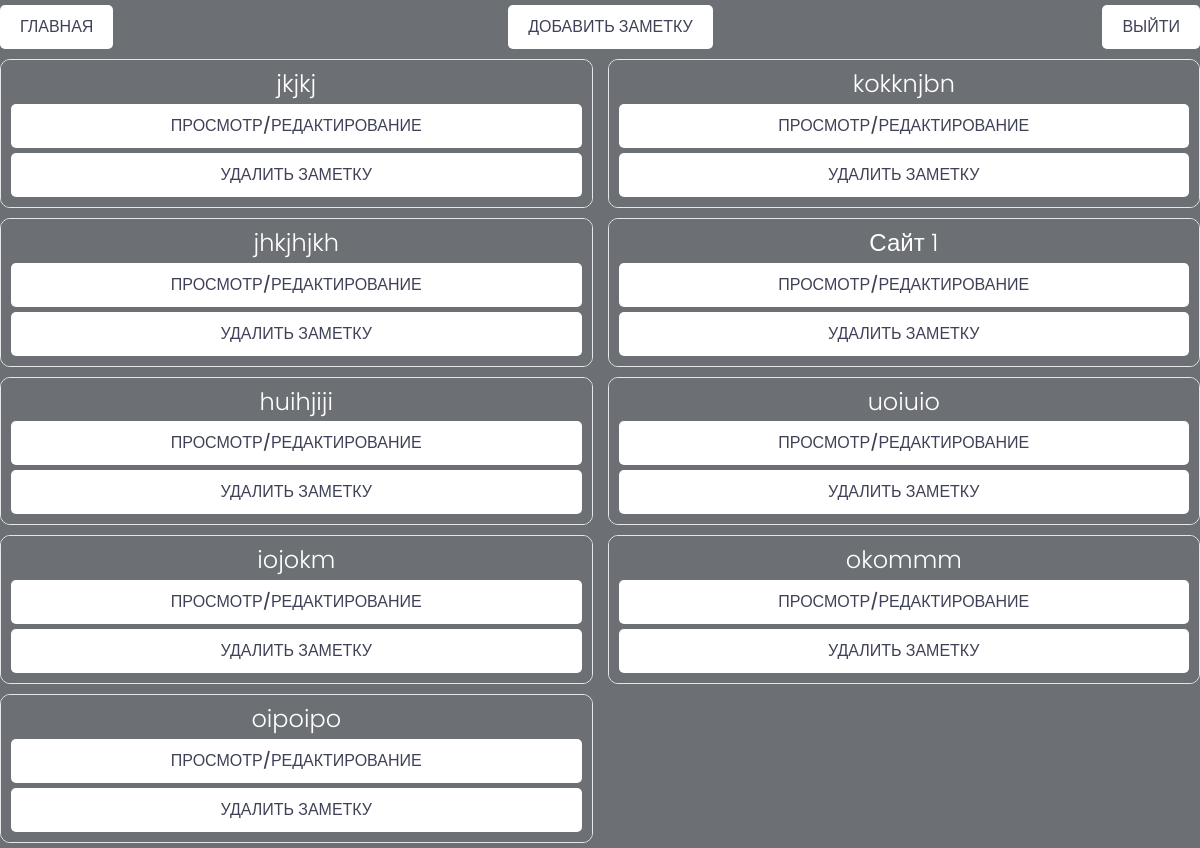
The app's page / (signed in) with its own data.
### bank/models.py (models this page shows, shortened)
class Password(models.Model):
    owner = models.ForeignKey(Profile, on_delete=models.CASCADE)
    title = models.CharField(max_length=200)
    password = models.TextField(max_length=200)

### bank/views.py (the view)
# urls.py: path('', views.bank, name='bank'),
@login_required(login_url="login")
def bank(request):
    prof = request.user.profile
    passwords = prof.password_set.all()
    context = {
        'prof': prof,
        'passwords': passwords,
    }
    return render(request, "bank/index.html", context)

### bank/templates/bank/index.html
{% extends 'bank/base.html' %}
{% load static %}
{% block content %}
{% if passwords %}
<div class="row">
    {% for password in passwords %}
    <div class="col-sm-6 mb-3 mb-sm-0">
        <div class="card">
            <div class="card-body">
                <h5 class="card-title">{{ password.title }}</h5>
                <a href="{% url 'change-key' password.id %}" class="btn btn-primary btnkey simplebtn">ПРОСМОТР/РЕДАКТИРОВАНИЕ</a>
                <a href="{% url 'delete-key' password.id %}" class="btn btn-primary btnkey red delete">УДАЛИТЬ ЗАМЕТКУ</a>
            </div>
        </div>
    </div>
    {% endfor %}
</div>
{% else %}
<h1 class="mb-5 first_text">ДОБАВЬТЕ СВОИ НОВЫЕ ЗАМЕТКИ.</h1>
{% endif %}
{% endblock %}

### bank/static/styles/bank.css (style rules this page uses)
* { text-decoration: none; box-sizing: border-box; background-color: #6c7074 !important; }
.btn { background-color: #FFF !important; outline-color: transparent; }
.body, .row { background-color: #6c7074 !important; }
a { font-size: 20px; margin: 0px; display: block; border: 0px; }
.card-body { background-color: #6c7074; }
h2, p, label, h5 { color: #FFF !important; text-align: center; }
.delete { width: 100px; margin-top: 5px; }
.btnkey { width: 100% !important; }

### bank/static/uikit/styles/modules/_variables.css (style rules this page uses)
:root { --color-main: #5aa5b9; --color-main-light: #e6faff; --color-sub: #3f4156; --color-sub-light: #51546e; --color-sub-lighter: #ededfd; --color-text: #737373; --color-gray: #8b8b8b; --color-light: #e5e7eb; --color-light-gray: #767676; --color-bg: #f8fafd; --color-white: #fffefd; --color-white-light: #f3f3f3; --color-success: #359e64; --color-success-bg: #def8e8; --color-error: #fc4b0b; --color-error-bg: #fff2ee; --font-base: 'Poppins', arial, helvetica, 'Segoe UI', roboto, ubuntu, sans-serif; --font-monospace: 'Fira Code', 'Courier New', courier, monospace; --font-regular: 300; --font-medium: 500; --font-bold: 700; --generic-shadow: 1px 1px 5px #00000010; --generic-transition: all 0.3s ease-in-out; }

### bank/static/uikit/styles/modules/_base.css (style rules this page uses)
* { margin: 0; padding: 0; box-sizing: border-box; text-rendering: optimizeLegibility; color: inherit; font-size: inherit; }
html { font-size: 50%; }
@media only screen and (min-width: 480px) { html { font-size: 56.25%; } }
@media only screen and (min-width: 1200px) { html { font-size: 62.5%; } }
body { line-height: 1.6; font-weight: 400; font-size: 1.5rem; color: var(--color-text); background-color: var(--color-bg); min-height: 100vh; }

### bank/static/uikit/styles/modules/_typography.css (style rules this page uses)
* { font-family: var(--font-base); }
h5 { font-size: 2.4rem; font-weight: var(--font-medium); }
h5, h6 { font-weight: var(--font-regular); }
a { padding-bottom: 2px; text-decoration: none; display: inline-block; color: var(--color-main); font-weight: var(--font-medium); }

### bank/static/uikit/styles/modules/_button.css (style rules this page uses)
.btn { display: inline-block; position: relative; cursor: pointer; background-color: var(--color-light); font-weight: var(--font-medium); color: var(--color-sub); text-decoration: none; padding: 1rem 2rem; border-radius: 0.5rem; border: none; width: -webkit-fit-content; width: -moz-fit-content; width: fit-content; height: -webkit-fit-content; height: -moz-fit-content; height: fit-content; font-size: 1.6rem; outline-width: 0; outline-color: transparent; -webkit-backface-visibility: hidden; backface-visibility: hidden; transition: all 0.3s ease-in-out; }

### bank/static/uikit/styles/modules/_card.css (style rules this page uses)
.card { border-radius: 1rem; background-color: var(--color-white); border: 1.5px solid var(--color-light); width: auto; height: auto; margin-top: 0.5rem; margin-bottom: 0.5rem; overflow: hidden; }

### records on screen
Password: title "jkjkj"
Password: title "kokknjbn"
Password: title "jhkjhjkh"
Password: title "Сайт 1"
Password: title "huihjiji"
Password: title "uoiuio"
Password: title "iojokm"
Password: title "okommm"
Password: title "oipoipo"
